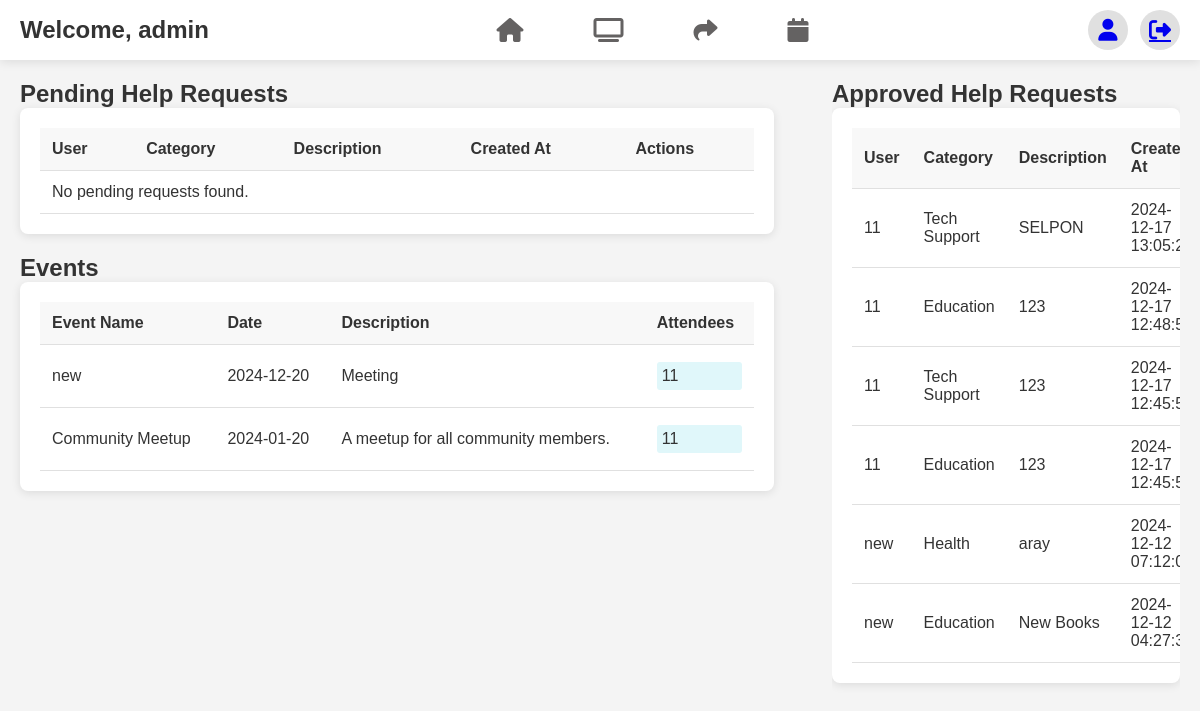
The page /?page=adminDashboard (signed in) on the database as committed earlier.
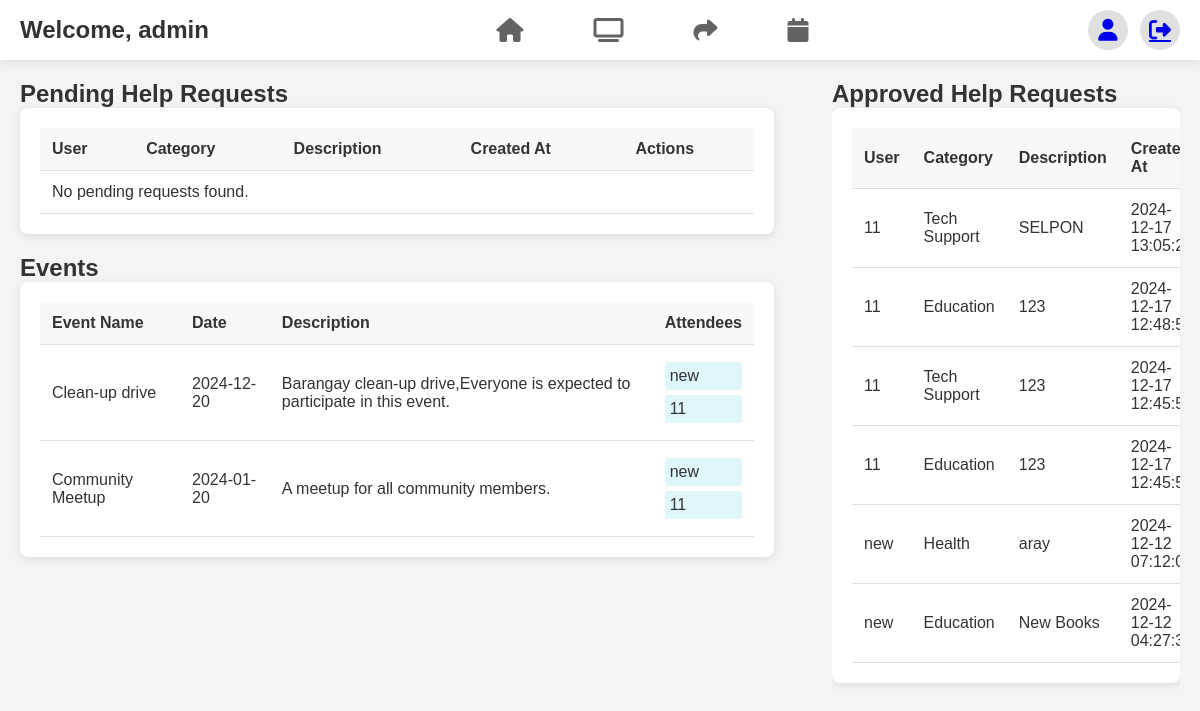
The same page on the database as committed later.
### tables this page shows
CREATE TABLE `events` (
  `id` int(11) NOT NULL,
  `name` varchar(255) NOT NULL,
  `description` text DEFAULT NULL,
  `event_date` date NOT NULL,
  `created_by` int(11) NOT NULL,
  `created_at` timestamp NOT NULL DEFAULT current_timestamp()
);

CREATE TABLE `users` (
  `id` int(11) NOT NULL,
  `name` varchar(100) NOT NULL,
  `email` varchar(100) NOT NULL,
  `password` varchar(255) NOT NULL,
  `created_at` timestamp NOT NULL DEFAULT current_timestamp(),
  `reset_token` varchar(255) DEFAULT NULL,
  `token_expiry` datetime DEFAULT NULL,
  `role` enum('admin','member') DEFAULT 'member',
  `status` enum('active','inactive') DEFAULT 'active'
);

CREATE TABLE `help_requests` (
  `id` int(11) NOT NULL,
  `user` varchar(255) NOT NULL,
  `user_id` int(11) NOT NULL,
  `category` enum('Education','Health','Tech Support','Other') NOT NULL,
  `description` text NOT NULL,
  `status` enum('open','resolved') DEFAULT 'open',
  `created_at` timestamp NOT NULL DEFAULT current_timestamp()
);

### index.php (called while the page is built, shortened)
<?php
require_once './config/database.php';
$router = new Router();
$router->route();
?>

### app/controllers/EventsController.php (called while the page is built, shortened)
<?php
require_once __DIR__ . '/../../config/Database.php';
class EventsController {
    private $pdo;
    public function __construct() {
        $database = new Database();
        $this->pdo = $database->connect();
    }
    public function getEvents($filters = []) {
        $query = "SELECT * FROM events WHERE 1";
        $stmt = $this->pdo->prepare($query);
        $stmt->execute();
        return $stmt->fetchAll(PDO::FETCH_ASSOC);
    }
    public function getEventAttendees($eventId) {
        $query = "SELECT u.name FROM events_rsvps er JOIN users u ON er.user_id = u.id WHERE er.event_id = :event_id";
        $stmt = $this->pdo->prepare($query);
        $stmt->bindParam(':event_id', $eventId);
        $stmt->execute();
        return $stmt->fetchAll(PDO::FETCH_ASSOC);
    }
}
?>

### config/Database.php (called while the page is built, shortened)
<?php
class Database {
    private $host;
    private $db_name;
    private $username;
    private $password;
    private $conn;
    public function __construct() {
        $this->host = getenv('DB_HOST') ?: 'localhost';
        $this->db_name = getenv('DB_NAME') ?: 'bayanihub';
        $this->username = getenv('DB_USER') ?: 'root';
        $this->password = getenv('DB_PASS') ?: '';
    }
    public function connect() {
        try {
            $this->conn = new PDO(
                "mysql:host={$this->host};dbname={$this->db_name};charset=utf8",
                $this->username,
                $this->password
            );
            $this->conn->setAttribute(PDO::ATTR_ERRMODE, PDO::ERRMODE_EXCEPTION);
        } catch (PDOException $e) {
            error_log("Database connection error: " . $e->getMessage(), 3, __DIR__ . '/logs/database.log');
            die("An error occurred while connecting to the database.");
        }
        return $this->conn;
    }
}
?>

### app/views/auth/adminDashboard.php (the view, shortened to what the changed rows need)
<?php
$database = new Database();
$pdo = $database->connect();
$stmtApproved = $pdo->query("SELECT hr.id, hr.category, hr.description, hr.status, hr.created_at, u.name AS user_name FROM help_requests hr JOIN users u ON hr.user_id = u.id WHERE hr.status = 'resolved' ORDER BY hr.created_at DESC");
$approvedRequests = $stmtApproved->fetchAll(PDO::FETCH_ASSOC);
$eventsController = new EventsController($pdo);
$events = $eventsController->getEvents();
?>
<!DOCTYPE html>
<html lang="en">
<head>
    <link rel="stylesheet" href="https://cdnjs.cloudflare.com/ajax/libs/font-awesome/6.7.1/css/all.min.css">
    <link rel="stylesheet" href="./public/assets/adminstyles.css">
</head>
<body>
    <div class="container">
        <nav>
            <div class="nav-left">
                <h1>Welcome, <?= htmlspecialchars($_SESSION['user']['name']); ?></h1>
            </div>
</div>
        <div class="main-content">
            <div class="main-left">
                <h2>Pending Help Requests</h2>
                <div class="requests-card">
                    <table class="requests-table">
                        <thead>
                            <tr>
                                <th>User</th>
                                <th>Category</th>
                                <th>Description</th>
                                <th>Created At</th>
                                <th>Actions</th>
                            </tr>
                        </thead>
                    </table>
                </div>
                <h2>Events</h2>
                <div class="requests-card">
                    <table class="requests-table">
                        <thead>
                            <tr>
                                <th>Event Name</th>
                                <th>Date</th>
                                <th>Description</th>
                                <th>Attendees</th>
                            </tr>
                        </thead>
                        <tbody>
                            <?php if (!empty($events)): ?>
                                <?php foreach ($events as $event): ?>
                                    <tr>
                                        <td><?= htmlspecialchars($event['name']) ?></td>
                                        <td><?= htmlspecialchars($event['event_date'] ?? 'N/A') ?></td>
                                        <td><?= htmlspecialchars($event['description']) ?></td>
                                        <td>
                                            <ul>
                                                <?php
                                                $attendees = $eventsController->getEventAttendees($event['id']);
                                                if (!empty($attendees)):
                                                    foreach ($attendees as $attendee):
                                                        echo "<li>" . htmlspecialchars($attendee['name']) . "</li>";
                                                    endforeach;
                                                else:
                                                    echo "<li>No attendees yet.</li>";
                                                endif;
                                                ?>
                                            </ul>
                                        </td>
                                    </tr>
                                <?php endforeach; ?>
                            <?php else: ?>
                                <tr>
                                    <td colspan="4">No events found.</td>
                                </tr>
                            <?php endif; ?>
                        </tbody>
                    </table>
                </div>
            </div>
            <div class="main-right">
                <h2>Approved Help Requests</h2>
                <div class="requests-card">
                    <table class="requests-table">
                        <thead>
                            <tr>
                                <th>User</th>
                                <th>Category</th>
                                <th>Description</th>
                                <th>Created At</th>
                            </tr>
                        </thead>
                        <tbody>
                            <?php if (!empty($approvedRequests)): ?>
                                <?php foreach ($approvedRequests as $request): ?>
                                    <tr>
                                        <td><?= htmlspecialchars($request['user_name']) ?></td>
                                        <td><?= htmlspecialchars($request['category']) ?></td>
                                        <td><?= htmlspecialchars($request['description']) ?></td>
                                        <td><?= htmlspecialchars($request['created_at']) ?></td>
                                    </tr>
                                <?php endforeach; ?>
                            <?php else: ?>
                                <tr>
                                    <td colspan="4">No approved requests found.</td>
                                </tr>
                            <?php endif; ?>
                        </tbody>
                    </table>
                </div>
            </div>
        </div>
</body>
</html>

Rows that differ between the two databases and show on the page:
changed events: gains users (name "new"); name "new" → "Clean-up drive"; description "Meeting" → "Barangay clean-up drive,Everyone is expected to participate in this event."
changed events "Community Meetup": gains users (name "new")
